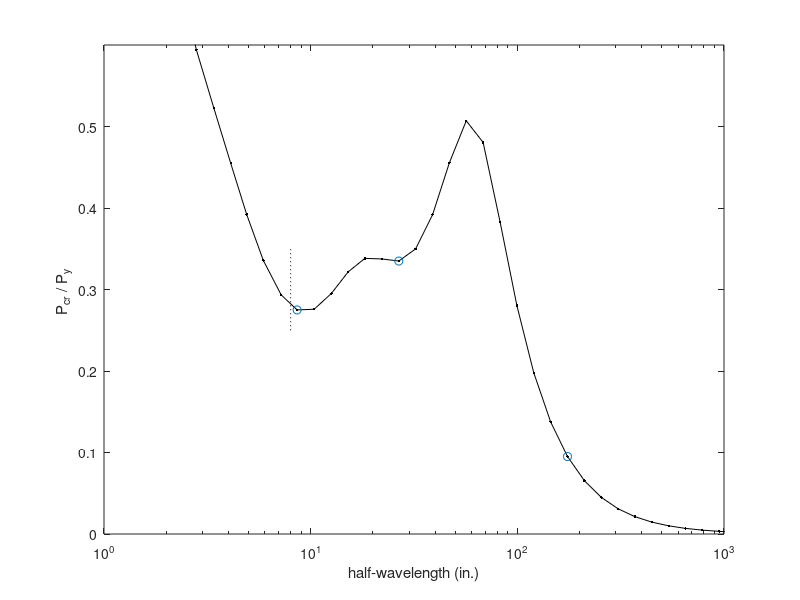

Write MATLAB code to recreate this figure. (Note: this script raises an error after producing the figure.)
%BWS
%May 2005
%Post-processing an analysis
%
clear all
close all
%
currentlocation=['c:\ben\cufsm\cufsm_working\cufsm3\source'];
addpath([currentlocation]);
addpath([currentlocation,'\analysis']);
addpath([currentlocation,'\analysis\GBTconstraints']);
addpath([currentlocation,'\helpers']);
addpath([currentlocation,'\interface']);
addpath([currentlocation,'\plotters']);
%
%minimum inputs
load zwlip_mod_P
Fy=55;
b=8;
length_index_plotted=[14 20 30]
label=['Z-section modified'];
%
%Figures
figure(1)
semilogx(curve(:,1),curve(:,2),'k.-')
axis([1 1000 0 0.6])
hold on,plot([b b],[0.25 0.35],'k:'),hold off
xlabel('half-wavelength (in.)')
ylabel('P_{cr} / P_y ') 
hold on
semilogx(curve(length_index_plotted,1),curve(length_index_plotted,2),'o')
hold off
%embelish the plot a bit with the cross-section
scale=1;
[A,xcg,zcg,Ixx,Izz,Ixz,thetap,I11,I22]=grosprop(node,elem);
unsymm=0;
[Py,Mxx_y,Mzz_y,M11_y,M22_y]=yieldMP(node,Fy,A,xcg,zcg,Ixx,Izz,Ixz,thetap,I11,I22,unsymm)
%flags:[node# element# mat# stress# stresspic coord constraints springs origin] 1 means show
flags=[0 0 0 0 0 0 1 1 1]; %these flags control what is plotted, node#, elem#
axesnum=axes('Units','normalized','Position',[0.23 0.6 0.25 0.25],'visible','off');
strespic(node,elem,axesnum,scale)
%crossect(node,elem,axesnum,springs,constraints,flags)
%propplot(node,elem,xcg,zcg,thetap,axesnum)
title(label)
text(1.5,b/2,['P_y=',num2str(Py,'%4.2f'),'kips']);
%
%and with the mode shapes
scale=1;
modeindex=1;
undefv=1;
scale=1;
springs=0;
%local
axesshape=axes('Units','normalized','Position',[0.13 0.13 0.25 0.25],'visible','off');
scale=1;
lengthindex=length_index_plotted(1);
dispshap(undefv,node,elem,shapes(:,lengthindex,modeindex),axesshape,scale,springs);
title(['Local P_{cr}/P_y=',num2str(curve(lengthindex,2),'%2.2f')])
%distortional
axesshape=axes('Units','normalized','Position',[0.39 0.13 0.25 0.25],'visible','off');
scale=-1;
lengthindex=length_index_plotted(2);
dispshap(undefv,node,elem,shapes(:,lengthindex,modeindex),axesshape,scale,springs);
title(['Distortional P_{cr}/P_y=',num2str(curve(lengthindex,2),'%2.2f')])
%LTB
axesshape=axes('Units','normalized','Position',[0.64 0.35 0.25 0.25],'visible','off');
scale=1;
lengthindex=length_index_plotted(3);
dispshap(undefv,node,elem,shapes(:,lengthindex,modeindex),axesshape,scale,springs);
title('Flexural')
%title(['Lateral-torsional M_{cr}/M_y=',num2str(curve(lengthindex,2),'%2.2f')])


